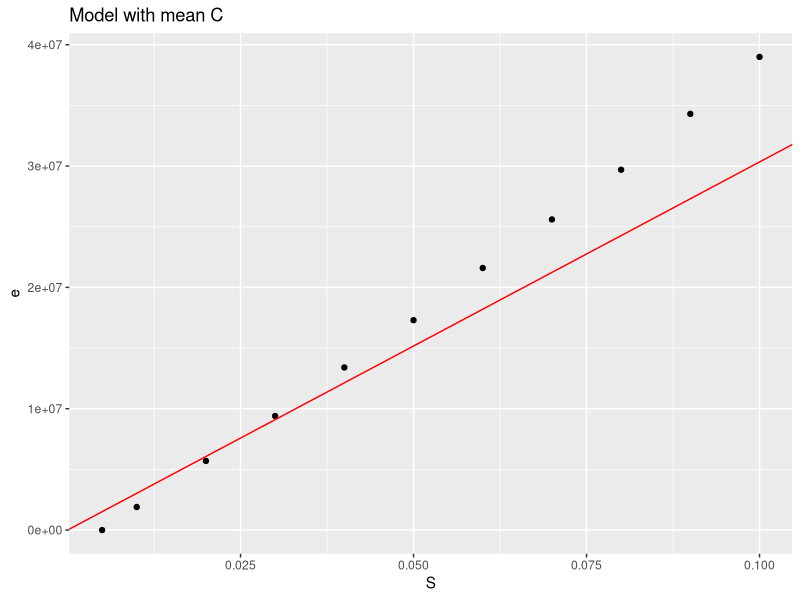
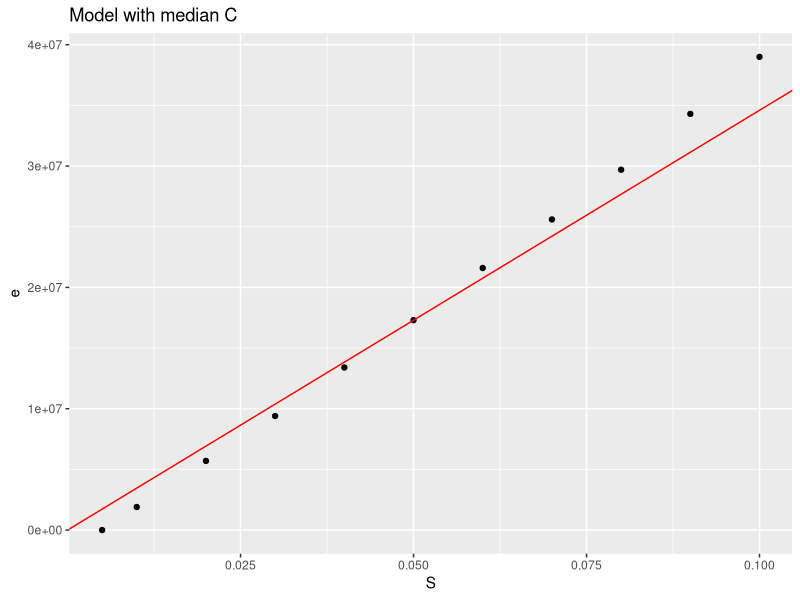
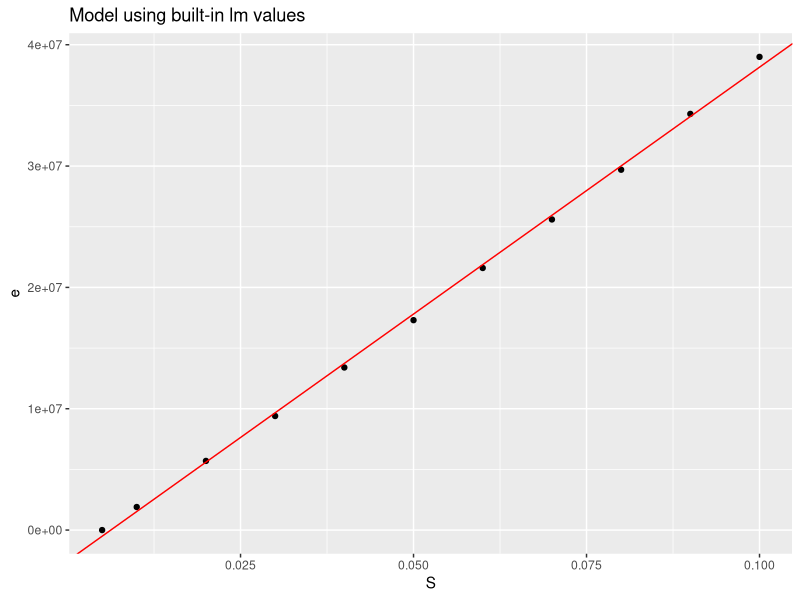
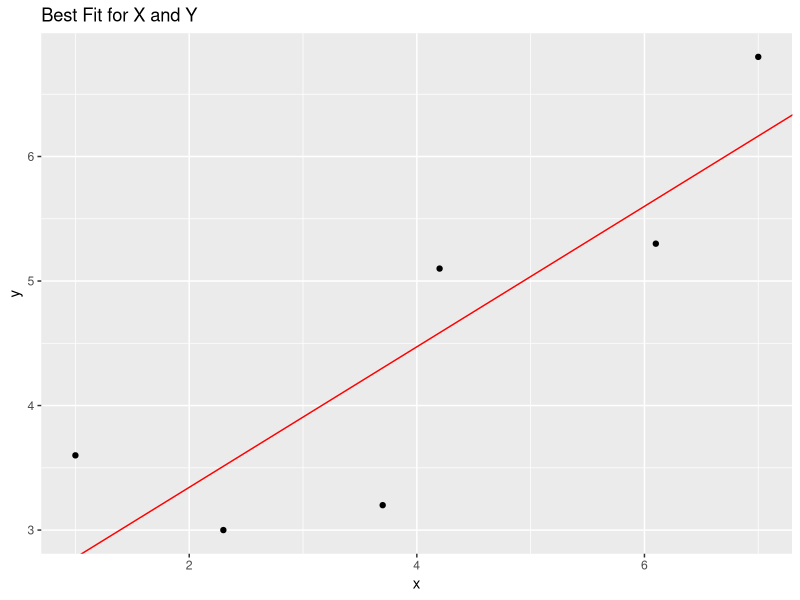
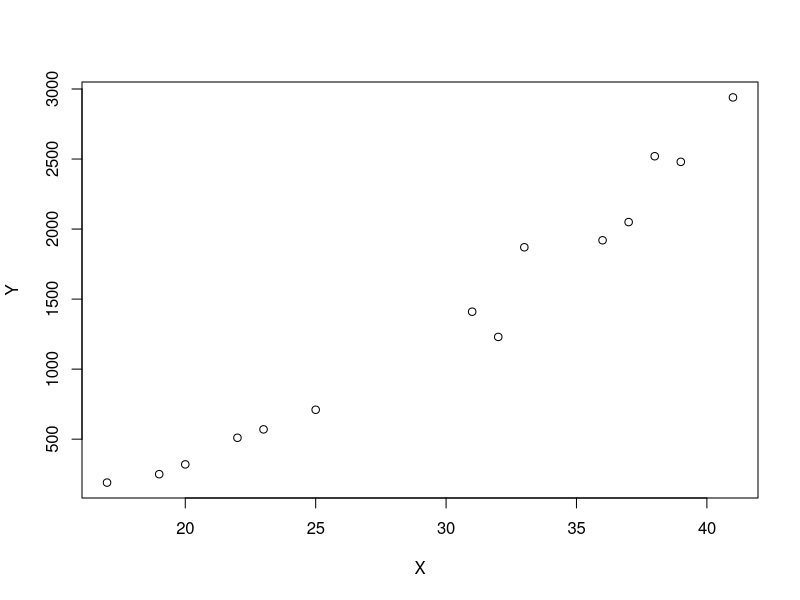
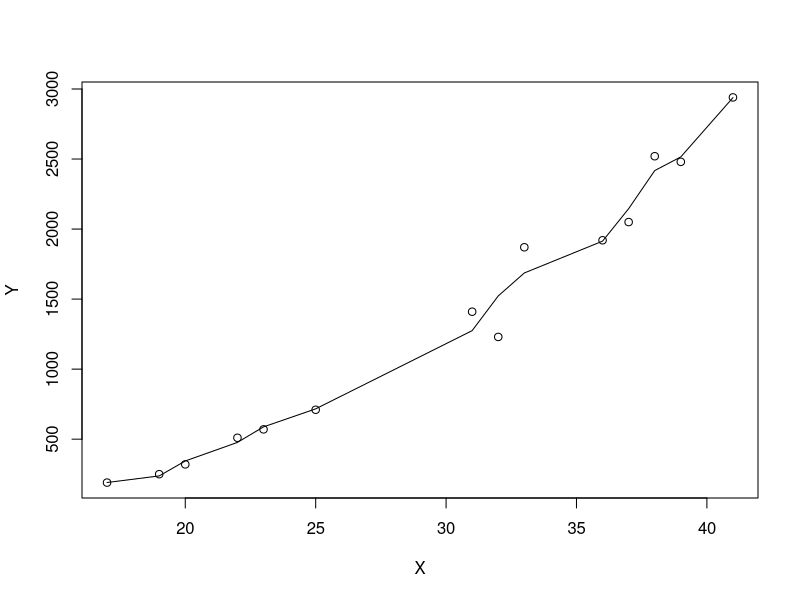

Here is the R script that generated these plots, in order:
## ---- chunk 1
S <- c(5,10,20,30,40,50,60,70,80,90,100)/1000
e <- c(0,19,57,94,134,173,216,256,297,343,390)*100000 
## ---- chunk 2
C <- e/S
data1 <- data.frame(e,S,C)
meanC <- mean(C)
medianC <- median(C)
lm(e~S)
suppressWarnings(suppressMessages(library(ggplot2))) #load ggplot
meanModel <- ggplot(data1) + geom_point(aes(x=S,y=e)) +  geom_abline(color="red", slope=meanC, intercept=0) + ggtitle("Model with mean C")
medianModel <- ggplot(data1) + geom_point(aes(x=S,y=e)) +  geom_abline(color="red", slope=medianC, intercept=0) + ggtitle("Model with median C")
lmModel <- ggplot(data1) + geom_point(aes(x=S,y=e)) +  geom_abline(color="red", slope=406933045 , intercept=-2540713) + ggtitle("Model using built-in lm values")
## ---- chunk 3
meanModel
medianModel
lmModel
## ---- chunk 4
x <- c(1,2.3,3.7,4.2,6.1,7)
y <- c(3.6,3,3.2,5.1,5.3,6.8)
data2<- data.frame(x,y)
lm(y~x)
xyModel <- ggplot(data2) + geom_point(aes(x=x,y=y)) +  geom_abline(color="red", slope=0.5642 , intercept=2.2149) + ggtitle("Best Fit for X and Y")
xyModel
## ---- chunk 5
X <- c(17,19,20,22,23,25,31,32,33,36,37,38,39,41)
Y <- c(19,25,32,51,57,71,141,123,187,192,205,252,248,294)*10
data3 <- data.frame(X,Y)
## ---- chunk 6
plot(X,Y)
## ---- chunk 7
lm(Y ~ poly(X, 14,raw=TRUE))
lm(Y ~ poly(X, 13,raw=TRUE))
lm(Y ~ poly(X, 12,raw=TRUE))
## ---- chunk 8
fit <- lm(Y ~ poly(X, 13,raw=TRUE))
plot(X,Y)
lines(X,predict(fit))
